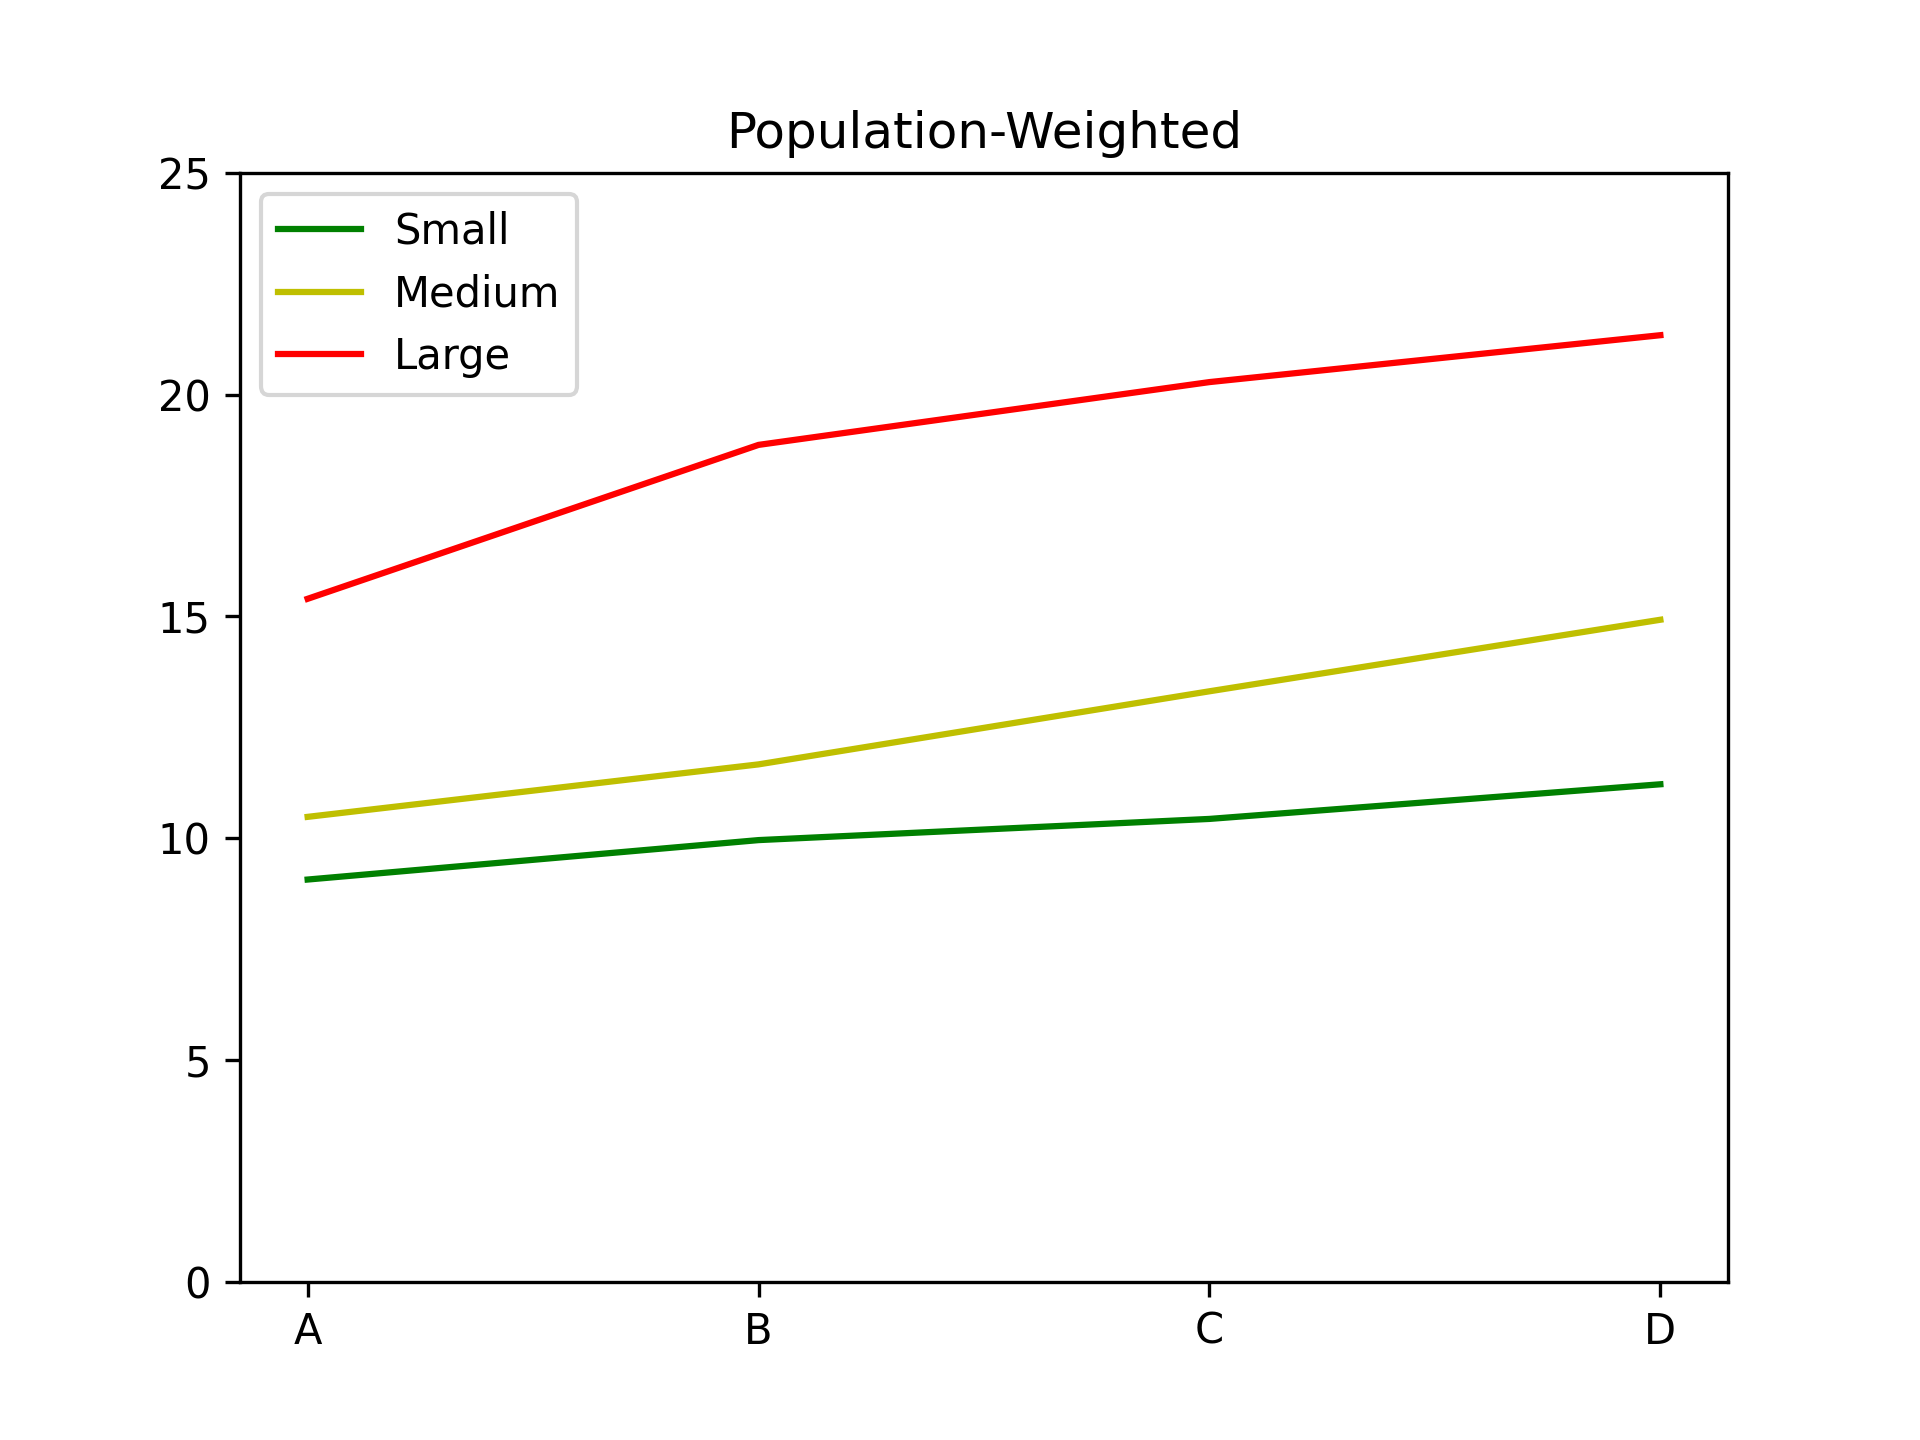

Write the Python code that produced this figure.
from utils import init
from utils import collect_city_pops

import matplotlib.pyplot as plt

df = init()
data = collect_city_pops(df, 'NO2', False, False)
axis = ['A', 'B', 'C', 'D']

fig, ax = plt.subplots()
l1 = ax.plot(axis, data[0], 'g-', label = 'Small')
l2 = ax.plot(axis, data[1], 'y-', label = 'Medium')
l3 = ax.plot(axis, data[2], 'r-', label = 'Large')
ax.set_ylim(0, 25)
ax.set_title('Population-Weighted')
ax.legend()
plt.savefig('figures5a.png', dpi = 300)
